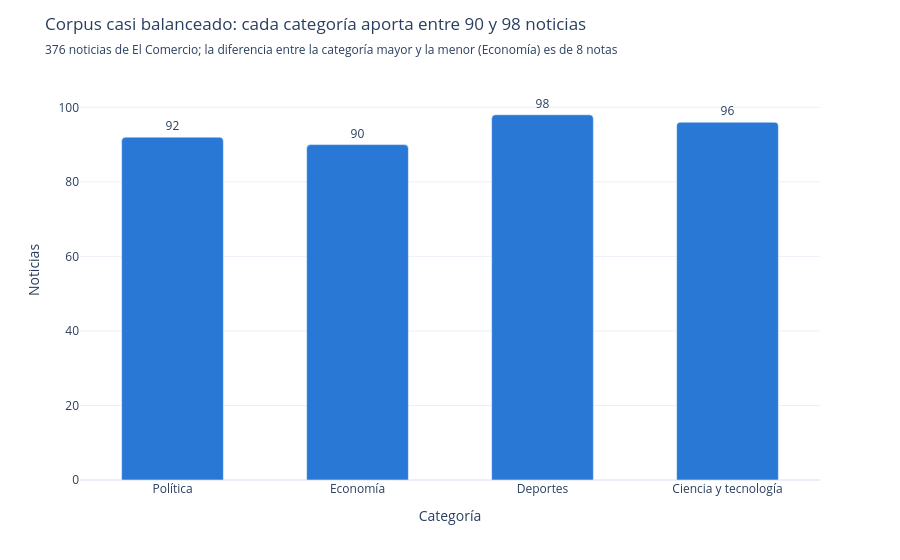

The notebook cell saved with this chart:
### Markdown cell above
## 4. Análisis exploratorio (EDA)
Se hacen tres gráficos con Plotly Express. El título de cada uno se calcula a partir de los datos, para que diga la conclusión y no solo la variable. En Jupyter o VS Code los gráficos son interactivos; en GitHub se ve su copia PNG.

### Code cell
# Un color fijo por categoría (paleta categórica validada para series adyacentes)
COLORES = {"politica": "#2a78d6", "economia": "#eb6834", "deportes": "#1baf7a",
           "ciencia_tecnologia": "#eda100"}
ETIQ_LEGIBLE = {"politica": "Política", "economia": "Economía", "deportes": "Deportes",
                "ciencia_tecnologia": "Ciencia y tecnología"}
df["len_titular"] = df["titular"].str.len()

conteo = (df["etiqueta"].value_counts().reindex(ETIQUETAS)
            .rename_axis("etiqueta").reset_index(name="noticias"))
conteo["categoria"] = conteo["etiqueta"].map(ETIQ_LEGIBLE)
mn, mx = conteo["noticias"].min(), conteo["noticias"].max()
menor = ETIQ_LEGIBLE[conteo.loc[conteo["noticias"].idxmin(), "etiqueta"]]
if mx - mn <= 0.15 * mx:
    titulo = f"Corpus casi balanceado: cada categoría aporta entre {mn} y {mx} noticias"
else:
    titulo = f"Corpus desbalanceado: {menor} aporta solo {mn} noticias frente a {mx}"

# Una sola serie: un solo color; la categoría ya está en el eje x
fig1 = px.bar(conteo, x="categoria", y="noticias", text="noticias",
              labels={"categoria": "Categoría", "noticias": "Noticias"})
fig1.update_traces(marker_color=COLORES["politica"], textposition="outside", width=0.55)
fig1.update_layout(barcornerradius=4, yaxis_range=[0, mx * 1.15], title=dict(
    text=titulo,
    subtitle=dict(text=(f"{len(df)} noticias de {MEDIO}; la diferencia entre la categoría mayor "
                        f"y la menor ({menor}) es de {mx - mn} notas"))))
fig1.show()

### Figure 1 — Plotly figure (JSON) as saved in the notebook; plotly's stock layout.template omitted (floating-point values rounded to 4 significant figures)
{"data": [{"hovertemplate": "Categoría=%{x}<br>Noticias=%{text}<extra></extra>", "legendgroup": "", "marker": {"color": "#2a78d6", "pattern": {"shape": ""}}, "name": "", "orientation": "v", "showlegend": false, "text": [92.0, 90.0, 98.0, 96.0], "textposition": "outside", "type": "bar", "width": 0.55, "x": ["Política", "Economía", "Deportes", "Ciencia y tecnología"], "xaxis": "x", "y": [92, 90, 98, 96], "yaxis": "y"}], "layout": {"barcornerradius": 4, "barmode": "relative", "legend": {"tracegroupgap": 0}, "margin": {"t": 60}, "title": {"subtitle": {"text": "376 noticias de El Comercio; la diferencia entre la categoría mayor y la menor (Economía) es de 8 notas"}, "text": "Corpus casi balanceado: cada categoría aporta entre 90 y 98 noticias"}, "xaxis": {"anchor": "y", "domain": [0.0, 1.0], "title": {"text": "Categoría"}}, "yaxis": {"anchor": "x", "domain": [0.0, 1.0], "range": [0, 112.7], "title": {"text": "Noticias"}}}}
